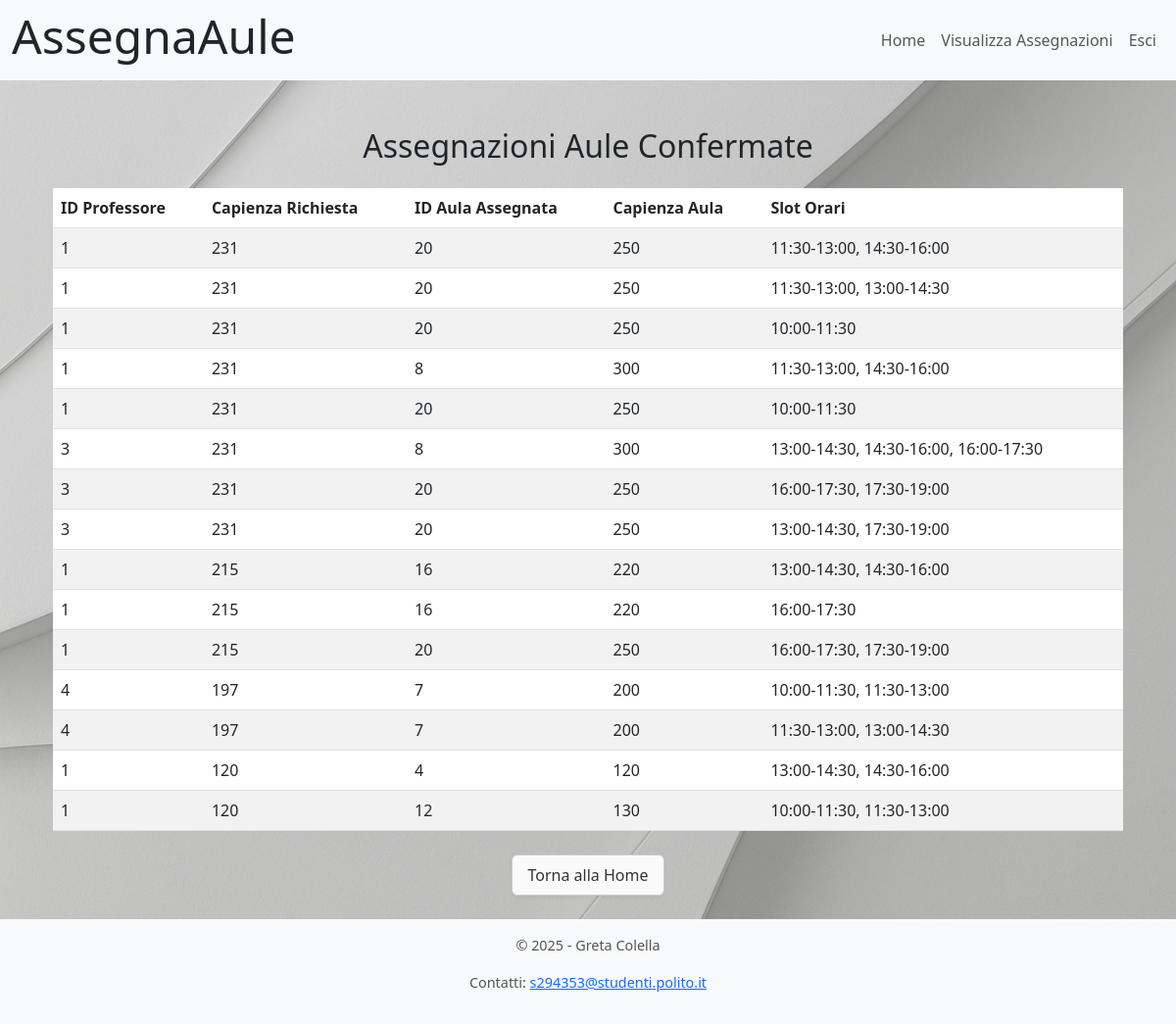
The app's page /visualizza_assegnazioni (signed in) with its own data.
### tables this page shows
CREATE TABLE "aula" (
	"id"	INTEGER NOT NULL UNIQUE,
	"Capienza"	INTEGER NOT NULL,
	"prese"	BLOB,
	"pc"	BLOB,
	"proiettore"	BLOB,
	PRIMARY KEY("id" AUTOINCREMENT)
);

### app.py (the view)
@app.route('/visualizza_assegnazioni')
@login_required
def visualizza_assegnazioni():
    assegnazioni_rows = assegnazione_dao.get_assegnazioni()
    risultati = []
    for row in assegnazioni_rows:
        richiesta = richieste_dao.get_richiesta_by_id(row['id_richiesta'])
        aula = aule_dao.get_aula_by_id(row['id_aula'])
        slot_ids = [int(s) for s in richiesta['slots'].split(',')] if richiesta and richiesta['slots'] else []
        descrizione_slots = slot_dao.get_descrizione_slot_by_ids(slot_ids) if slot_ids else "N/A"
        risultati.append({
            'professore': richiesta['idProf'] if richiesta else "?",
            'capienza_richiesta': richiesta['capienza'] if richiesta else "N/A",
            'aula': aula['id'] if aula else "N/A",
            'capienza_aula': aula['capienza'] if aula else "N/A",
            'slot_descrizione': descrizione_slots
        })
    return render_template('visualizza_assegnazioni.html', risultati=risultati)

### app.py (called while the page is built)
@login_manager.user_loader
def load_user(user_id):
    db_user = users_dao.get_user_by_id(user_id)
    if db_user is not None:
        user = User(id=db_user['id'],  nome=db_user['nome'], cognome=db_user['cognome'], email=db_user['email'],	password=db_user['password'] )
    else:
        user = None
    return user

### assegnazione_dao.py (called while the page is built)
def get_assegnazioni():
    conn = sqlite3.connect('db/assegnaAule.db')
    conn.row_factory = sqlite3.Row
    cursor = conn.cursor()
    sql = 'SELECT * FROM assegnazione'
    cursor.execute(sql)
    assegnazioni = cursor.fetchall()
    cursor.close()
    conn.close()
    return assegnazioni

### aule_dao.py (called while the page is built)
def get_aula_by_id(id):
    conn = sqlite3.connect('db/assegnaAule.db')
    conn.row_factory = sqlite3.Row
    cursor = conn.cursor()
    sql = 'SELECT * FROM aula WHERE id = ? '
    cursor.execute(sql, (id,))
    aula = cursor.fetchone()
    cursor.close()
    conn.close()
    return aula

### richieste_dao.py (called while the page is built)
def get_richiesta_by_id(id):
    conn = sqlite3.connect('db/assegnaAule.db')
    conn.row_factory = sqlite3.Row
    cursor = conn.cursor()
    sql = 'SELECT * FROM richiesta WHERE id = ?'
    cursor.execute(sql, (id,))
    richiesta = cursor.fetchone()
    cursor.close()
    conn.close()
    return richiesta

### slot_dao.py (called while the page is built)
def get_slot_by_id(slot_id):
    conn = sqlite3.connect('db/assegnaAule.db')
    conn.row_factory = sqlite3.Row
    cursor = conn.cursor()
    sql = 'SELECT * FROM slot WHERE id = ?'
    cursor.execute(sql, (slot_id,))
    slot = cursor.fetchone()
    cursor.close()
    conn.close()
    return slot

def get_descrizione_slot_by_ids(slot_ids):
    descrizioni = []
    for slot_id in slot_ids:
        slot = get_slot_by_id(slot_id)
        if slot:
            ora_inizio = slot['ora_inizio']
            ora_fine = slot['ora_fine']
            descrizioni.append(f" {ora_inizio}-{ora_fine}")
    return ", ".join(descrizioni)

### users_dao.py (called while the page is built)
def get_user_by_id(id):
    conn = sqlite3.connect('db/assegnaAule.db')
    conn.row_factory = sqlite3.Row
    cursor = conn.cursor()
    sql = 'SELECT * FROM user WHERE id = ?'
    cursor.execute(sql, (id,))
    user = cursor.fetchone()
    cursor.close()
    conn.close()
    return user

### templates/visualizza_assegnazioni.html (shortened to what this page needs)
{% extends "base.html" %}
{% block content %}
<div class="container">
    <h2 class="text-center my-4">Assegnazioni Aule Confermate</h2>
    <table class="table table-striped table-hover">
        <thead>
            <tr>
                <th>ID Professore</th>
                <th>Capienza Richiesta</th>
                <th>ID Aula Assegnata</th>
                <th>Capienza Aula</th>
                <th>Slot Orari</th>
            </tr>
        </thead>
        <tbody>
            {% for r in risultati %}
            <tr>
                <td>{{ r.professore }}</td>
                <td>{{ r.capienza_richiesta }}</td>
                <td>{{ r.aula }}</td>
                <td>{{ r.capienza_aula }}</td>
                <td>{{ r.slot_descrizione }}</td>
            </tr>
            {% endfor %}
        </tbody>
    </table>
    <div class="text-center mt-4">
        <a href="{{ url_for('home') }}" class="btn btn-primary">Torna alla Home</a>
    </div>
</div>
{% endblock %}

### templates/base.html (shortened to what this page needs)
<!DOCTYPE html>
<html lang="it">
<head>
    <link href="https://cdn.jsdelivr.net/npm/bootstrap@5.3.0-alpha1/dist/css/bootstrap.min.css" rel="stylesheet">
    <link rel="stylesheet" href="{{ url_for('static', filename='css/style.css') }}">
</head>
<body>
    <div class="wrapper">
        <nav class="navbar navbar-expand-lg bg-body-tertiary">
          <div  class="container-fluid">
            <h1 class="display-5">AssegnaAule</h1>
            <div class="collapse navbar-collapse justify-content-end" id="navbarNavAltMarkup">
              <div class="navbar-nav">
                <a class="nav-link" href="{{ url_for('home') }}">Home</a>
                {% if current_user.is_authenticated %}
                    <a class="nav-link" href="{{ url_for('visualizza_assegnazioni') }}">Visualizza Assegnazioni</a>
                    <a class="nav-link" href="{{ url_for('logout') }}">Esci</a>
                {% endif %}
              </div>
            </div>
          </div>
        </nav>
        <main class="content container my-4">
            {% block content %}{% endblock %}
        </main>
        <footer class="custom-footer">
            <div class="container">
                <p>&copy; 2025 - Greta Colella</p>
                <p>Contatti: <a href="mailto:s294353@studenti.polito.it">s294353@studenti.polito.it</a></p>
            </div>
        </footer>
    </div>
</body>
</html>

### static/css/style.css (style rules this page uses)
.custom-footer { background-color: #f8f9fa; text-align: center; padding: 1rem 0; margin-top: auto; }
body { background-image: url("../sfondo.png"); background-size: cover; background-repeat: no-repeat; background-attachment: fixed; background-position: center; }
html, body { height: 100%; margin: 0; padding: 0; }
.wrapper { min-height: 100vh; display: flex; flex-direction: column; }
.content { flex: 1; }
.custom-footer { background-color: #f8f9fa; text-align: center; padding: 1rem 0; font-size: 0.9rem; color: #555; }
.btn { display: inline-block; padding: 0.5rem 1rem; font-size: 1rem; font-weight: 500; color: #333; background-color: #fafafa; border: 1px solid #ccc; border-radius: 0.375rem; box-shadow: 0 2px 4px rgba(0, 0, 0, 0.05); text-decoration: none; cursor: pointer; transition: background-color 0.3s ease, box-shadow 0.2s ease, transform 0.1s ease; }

### records on screen
aula: professore "1", capienza_richiesta "231", aula "8", capienza_aula "300", slot_descrizione "11:30-13:00, 14:30-16:00", professore "3", slot_descrizione "13:00-14:30, 14:30-16:00, 16:00-17:30"
aula: professore "1", capienza_richiesta "120", aula "4", capienza_aula "120", slot_descrizione "13:00-14:30, 14:30-16:00"

### other values on screen
{{ r.professore }} "1" "1" "1" "1" "3" "3" "1" "1" "1" "4" "4" "1"
{{ r.capienza_richiesta }} "231" "231" "231" "231" "231" "231" "215" "215" "215" "197" "197" "120"
{{ r.aula }} "20" "20" "20" "20" "20" "20" "16" "16" "20" "7" "7" "12"
{{ r.capienza_aula }} "250" "250" "250" "250" "250" "250" "220" "220" "250" "200" "200" "130"
{{ r.slot_descrizione }} "11:30-13:00, 14:30-16:00" "11:30-13:00, 13:00-14:30" "10:00-11:30" "10:00-11:30" "16:00-17:30, 17:30-19:00" "13:00-14:30, 17:30-19:00" "13:00-14:30, 14:30-16:00" "16:00-17:30" "16:00-17:30, 17:30-19:00" "10:00-11:30, 11:30-13:00" "11:30-13:00, 13:00-14:30" "10:00-11:30, 11:30-13:00"
